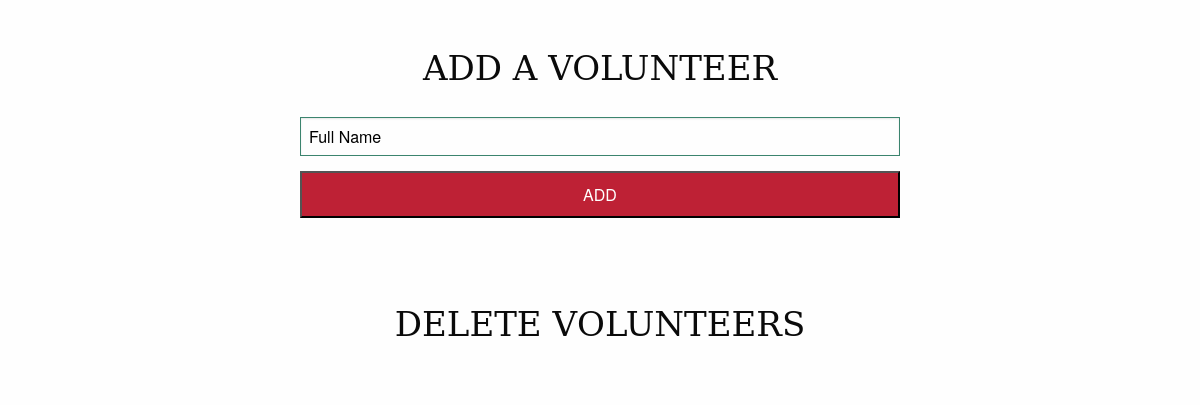
/admin/admin_editVolunteers.php, run on an earlier commit of the app's database.
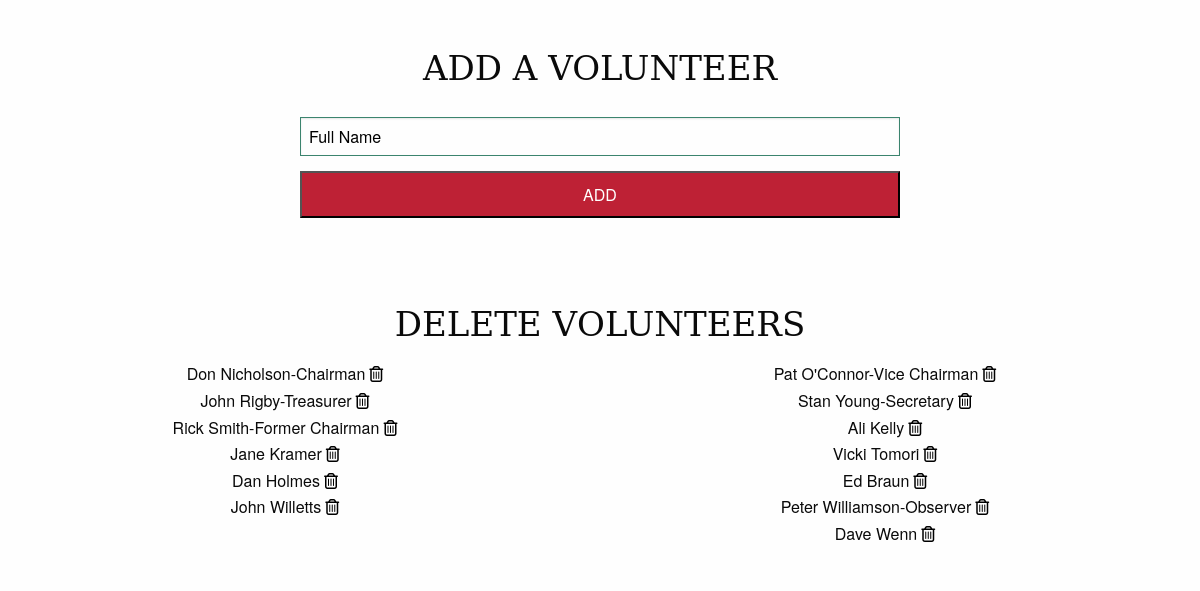
And on a later commit of the database.
### tables this page shows
CREATE TABLE tbl_volunteers (
  volunteers_id smallint(4) UNSIGNED NOT NULL,
  volunteers_name varchar(30) NOT NULL
);

### admin/phpscripts/read.php (called while the page is built, shortened)
<?php
function getVol($tblV){
		include('connect.php');
		$queryCopy = "SELECT * FROM {$tblV} ORDER BY volunteers_id ASC";
		$runCopy = mysqli_query($link, $queryCopy);
		if($runCopy){
			return $runCopy;
		}else{
			$error =  "There was an error accessing this information.  Please contact your admin.";
			return $error;
		}
	}
?>

### admin/admin_editVolunteers.php (the view, shortened to what this page needs)
<?php
$tblV = "tbl_volunteers";
$getVolunteers = getVol($tblV);
?>
<!doctype html>
<html class="no-js" lang="en">
  <head>
    <link rel="stylesheet" href="../css/foundation.css" />
    <link rel="stylesheet" href="../css/app.css"/>
  </head>
  <body>
  <section>
    <h2 class="adminHeading">ADD A VOLUNTEER</h2>
    <form class="adminLogForm" action="admin_editVolunteers.php" method="post">
      <input class="formStyle adminFiled" type="text" placeholder="Full Name" name="name">
  <input class="sendBut small-8 small-pull-2 medium-6 medium-pull-3 columns" type="submit" name="submit" value="ADD">
 </form>
  </section>
<section class="volunteers row">
    <h2 class="adminHeading">Delete Volunteers</h2>
    <ul class="volunteerList row">
    <?php
  if(!is_string($getVolunteers)){
    while($row = mysqli_fetch_array($getVolunteers)){
      echo "<li class=\"small-12 medium-6 columns\">
              {$row['volunteers_name']}<a class=\"deletePic\" href=\"phpscripts/delete.php?caller_id=deleteVol&id={$row['volunteers_id']}\">
                  <i class=\"fa fa-trash-o\"></i></a>
          </li>";
    }
  }
?>
    </ul>
</section>
  </body>
</html>

What changed in the data, as far as the page shows it:
added tbl_volunteers: volunteers_name "Don Nicholson-Chairman"
added tbl_volunteers: volunteers_name "Pat O'Connor-Vice Chairman"
added tbl_volunteers: volunteers_name "John Rigby-Treasurer"
added tbl_volunteers: volunteers_name "Stan Young-Secretary"
added tbl_volunteers: volunteers_name "Rick Smith-Former Chairman"
added tbl_volunteers: volunteers_name "Ali Kelly"
added tbl_volunteers: volunteers_name "Jane Kramer"
added tbl_volunteers: volunteers_name "Vicki Tomori"
added tbl_volunteers: volunteers_name "Dan Holmes"
added tbl_volunteers: volunteers_name "Ed Braun"
added tbl_volunteers: volunteers_name "John Willetts"
added tbl_volunteers: volunteers_name "Peter Williamson-Observer"
added tbl_volunteers: volunteers_name "Dave Wenn"
